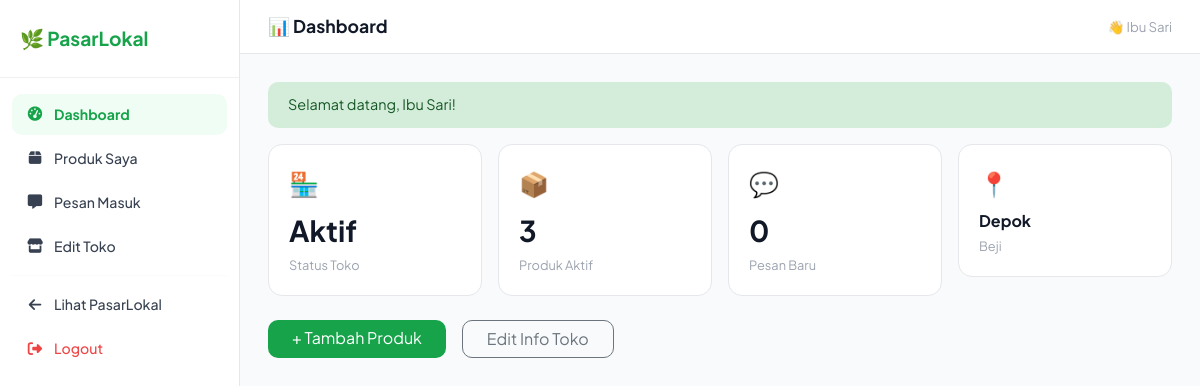
Screenshot of /toko/dashboard.php (signed in) with the database file from the repository.
### tables this page shows
CREATE TABLE `toko` (
  `id` int(11) NOT NULL,
  `user_id` int(11) NOT NULL,
  `nama_toko` varchar(150) NOT NULL,
  `deskripsi` text DEFAULT NULL,
  `alamat` text NOT NULL,
  `kota` varchar(100) NOT NULL,
  `kecamatan` varchar(100) DEFAULT NULL,
  `latitude` decimal(10,8) NOT NULL,
  `longitude` decimal(11,8) NOT NULL,
  `kategori` enum('makanan','fashion','elektronik','pertanian','kerajinan','jasa','lainnya') DEFAULT 'lainnya',
  `foto` varchar(255) DEFAULT NULL,
  `status` enum('pending','aktif','ditolak','nonaktif') DEFAULT 'pending',
  `catatan_admin` text DEFAULT NULL,
  `created_at` timestamp NOT NULL DEFAULT current_timestamp()
);

### toko/dashboard.php (the view, shortened to what this page needs)
<?php
require_once '../config/db.php';
$uid = $_SESSION['user_id'];
$toko = $conn->query("SELECT * FROM toko WHERE user_id=$uid ORDER BY id DESC LIMIT 1")->fetch_assoc();
$jml_produk = $toko ? $conn->query("SELECT COUNT(*) AS c FROM produk WHERE toko_id={$toko['id']}")->fetch_assoc()['c'] : 0;
$jml_pesan  = $toko ? $conn->query("SELECT COUNT(*) AS c FROM pesan p JOIN produk pr ON p.produk_id=pr.id WHERE pr.toko_id={$toko['id']} AND p.status='baru'")->fetch_assoc()['c'] : 0;
$action = $_GET['action'] ?? 'dashboard';
$flash = ob_get_clean();
?>
<!DOCTYPE html>
<html lang="id">
<head>
<link href="https://cdn.jsdelivr.net/npm/bootstrap@5.3.0/dist/css/bootstrap.min.css" rel="stylesheet">
<link href="https://cdnjs.cloudflare.com/ajax/libs/font-awesome/6.4.0/css/all.min.css" rel="stylesheet">
</head>
<body>
<div class="sidebar">
  <div class="sb-brand">🌿 PasarLokal</div>
  <nav class="sb-nav">
    <a href="dashboard.php" class="sb-link <?= $action==='dashboard'?'act':'' ?>"><i class="fa fa-gauge-high"></i>Dashboard</a>
    <a href="dashboard.php?action=produk" class="sb-link <?= in_array($action,['produk','tambah-produk','edit-produk'])?'act':'' ?>"><i class="fa fa-box"></i>Produk Saya</a>
    <a href="dashboard.php?action=pesan" class="sb-link <?= $action==='pesan'?'act':'' ?>"><i class="fa fa-message"></i>Pesan Masuk </a>
    <a href="daftar-toko.php" class="sb-link"><i class="fa fa-store"></i><?= $toko ? 'Edit Toko' : 'Daftarkan Toko' ?></a>
    <hr style="border-color:#f0f0f0;margin:8px 0;">
    <a href="../index.php" class="sb-link"><i class="fa fa-arrow-left"></i>Lihat PasarLokal</a>
    <a href="../auth/logout.php" class="sb-link" style="color:#ef4444;"><i class="fa fa-right-from-bracket"></i>Logout</a>
  </nav>
</div>
<div class="main">
  <div class="topbar">
    <h1><?= match($action) {
      'produk'       => '📦 Produk Saya',
      'tambah-produk'=> '➕ Tambah Produk',
      'edit-produk'  => '✏️ Edit Produk',
      'pesan'        => '💬 Pesan Masuk',
      default        => '📊 Dashboard'
    } ?></h1>
    <div style="font-size:.83rem;color:#9ca3af;">👋 <?= htmlspecialchars($_SESSION['nama']) ?></div>
  </div>
  <div class="content">
    <?= $flash ?>
    <?php if (!$toko && $action === 'dashboard'): ?>
    <div style="text-align:center;padding:60px 20px;background:#fff;border-radius:16px;border:2px dashed #d1fae5;">
      <div style="font-size:3rem;margin-bottom:16px;">🏪</div>
      <h4 style="font-weight:700;color:#111827;">Anda belum punya toko</h4>
      <p style="color:#6b7280;">Daftarkan toko Anda agar pembeli di sekitar bisa menemukan produk Anda!</p>
      <a href="daftar-toko.php" class="btn btn-green px-5 mt-2" style="border-radius:10px;padding:12px 32px;">Daftarkan Toko Sekarang</a>
    </div>
    <?php elseif ($action === 'dashboard'): ?>
    <div class="row g-3 mb-4">
      <div class="col-6 col-md-3">
        <div class="stat-card"><div style="font-size:1.5rem;margin-bottom:8px;">🏪</div>
          <div class="stat-val"><?= ucfirst($toko['status']) ?></div><div class="stat-label">Status Toko</div></div>
      </div>
      <div class="col-6 col-md-3">
        <div class="stat-card"><div style="font-size:1.5rem;margin-bottom:8px;">📦</div>
          <div class="stat-val"><?= $jml_produk ?></div><div class="stat-label">Produk Aktif</div></div>
      </div>
      <div class="col-6 col-md-3">
        <div class="stat-card"><div style="font-size:1.5rem;margin-bottom:8px;">💬</div>
          <div class="stat-val"><?= $jml_pesan ?></div><div class="stat-label">Pesan Baru</div></div>
      </div>
      <div class="col-6 col-md-3">
        <div class="stat-card"><div style="font-size:1.5rem;margin-bottom:8px;">📍</div>
          <div class="stat-val" style="font-size:1rem;"><?= htmlspecialchars($toko['kota']) ?></div>
          <div class="stat-label"><?= htmlspecialchars($toko['kecamatan']??'') ?></div></div>
      </div>
    </div>
    <div class="d-flex gap-3">
      <a href="dashboard.php?action=tambah-produk" class="btn btn-green px-4" style="border-radius:10px;">+ Tambah Produk</a>
      <a href="daftar-toko.php" class="btn btn-outline-secondary px-4" style="border-radius:10px;">Edit Info Toko</a>
    </div>
    <?php endif; ?>
  </div>
</div>
</body>
</html>
<?php
$content = ob_get_clean();
echo $content;
?>

### toko/dashboard.php (style rules this page uses)
* { font-family:'Plus Jakarta Sans',sans-serif; }
body { background:#f8fafc;margin:0;display:flex; }
.sidebar { width:240px;min-height:100vh;background:#fff;border-right:1px solid #e5e7eb;padding:0;flex-shrink:0;position:sticky;top:0;height:100vh;overflow-y:auto; }
.sb-brand { padding:24px 20px;font-size:1.2rem;font-weight:700;color:#16a34a;border-bottom:1px solid #f0f0f0; }
.sb-nav { padding:16px 12px; }
.sb-link { display:flex;align-items:center;gap:10px;padding:10px 14px;border-radius:10px;color:#374151;font-size:.88rem;font-weight:500;text-decoration:none;transition:.15s;margin-bottom:3px; }
.sb-link:hover,.sb-link.act { background:#f0fdf4;color:#16a34a; }
.sb-link.act { font-weight:700; }
.sb-link i { width:18px;text-align:center;font-size:.9rem; }
.main { flex:1;overflow:hidden; }
.topbar { background:#fff;border-bottom:1px solid #e5e7eb;padding:16px 28px;display:flex;align-items:center;justify-content:space-between; }
.topbar h1 { font-size:1.1rem;font-weight:700;color:#111827;margin:0; }
.content { padding:28px; }
.stat-card { background:#fff;border-radius:14px;border:1.5px solid #e5e7eb;padding:20px;transition:.2s; }
.stat-val { font-size:1.8rem;font-weight:700;color:#111827; }
.stat-label { font-size:.8rem;color:#9ca3af;margin-top:4px; }
.btn-green { background:#16a34a;color:#fff;border:none;border-radius:10px; }

### rows the page displays
toko: status "Aktif", kota "Depok", kecamatan "Beji"

### other values shown
$_SESSION['nama'] "Ibu Sari"
$f['msg'] "Selamat datang, Ibu Sari!"
$jml_produk "3"
$jml_pesan "0"
